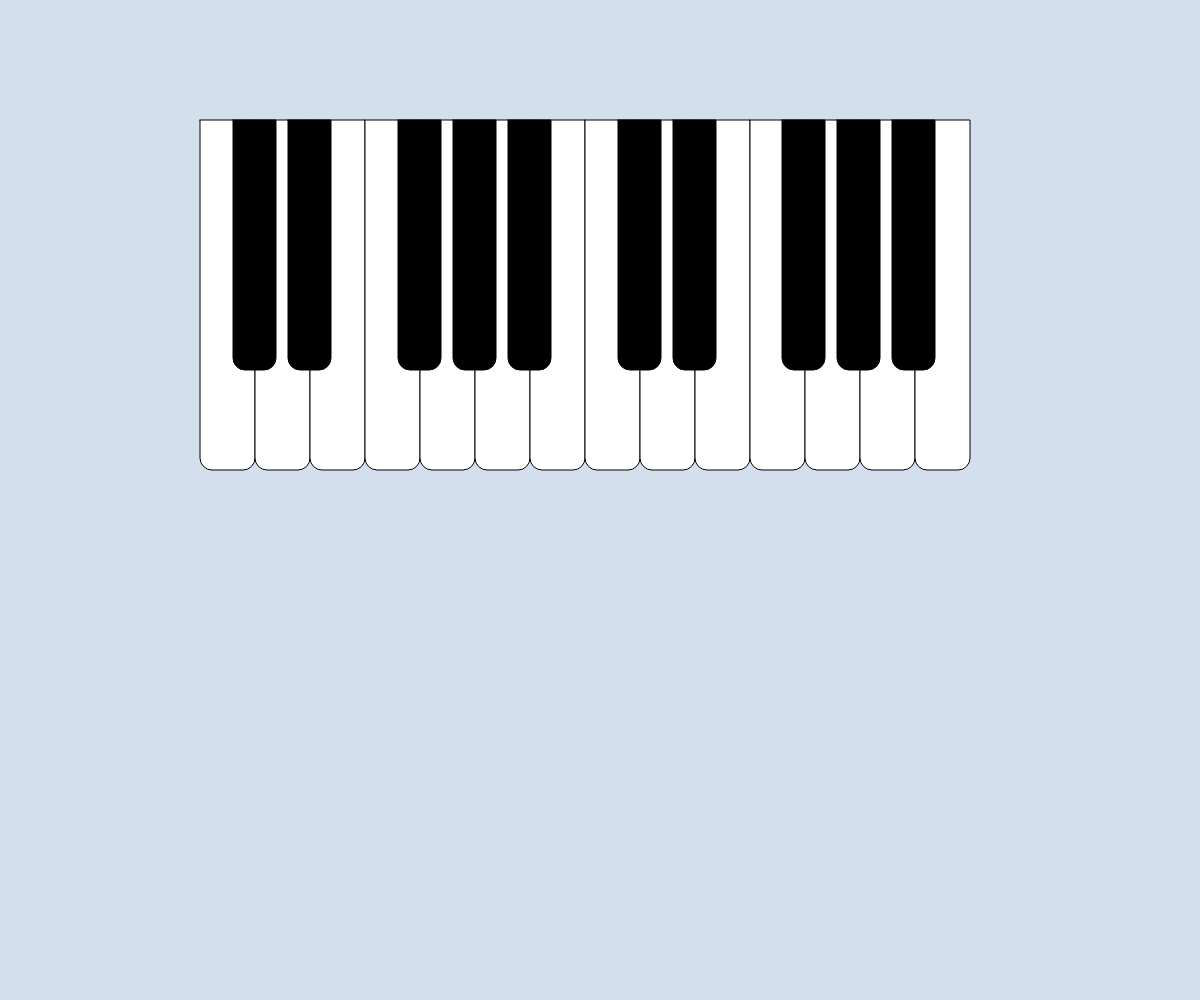
Frame 1 (no input)
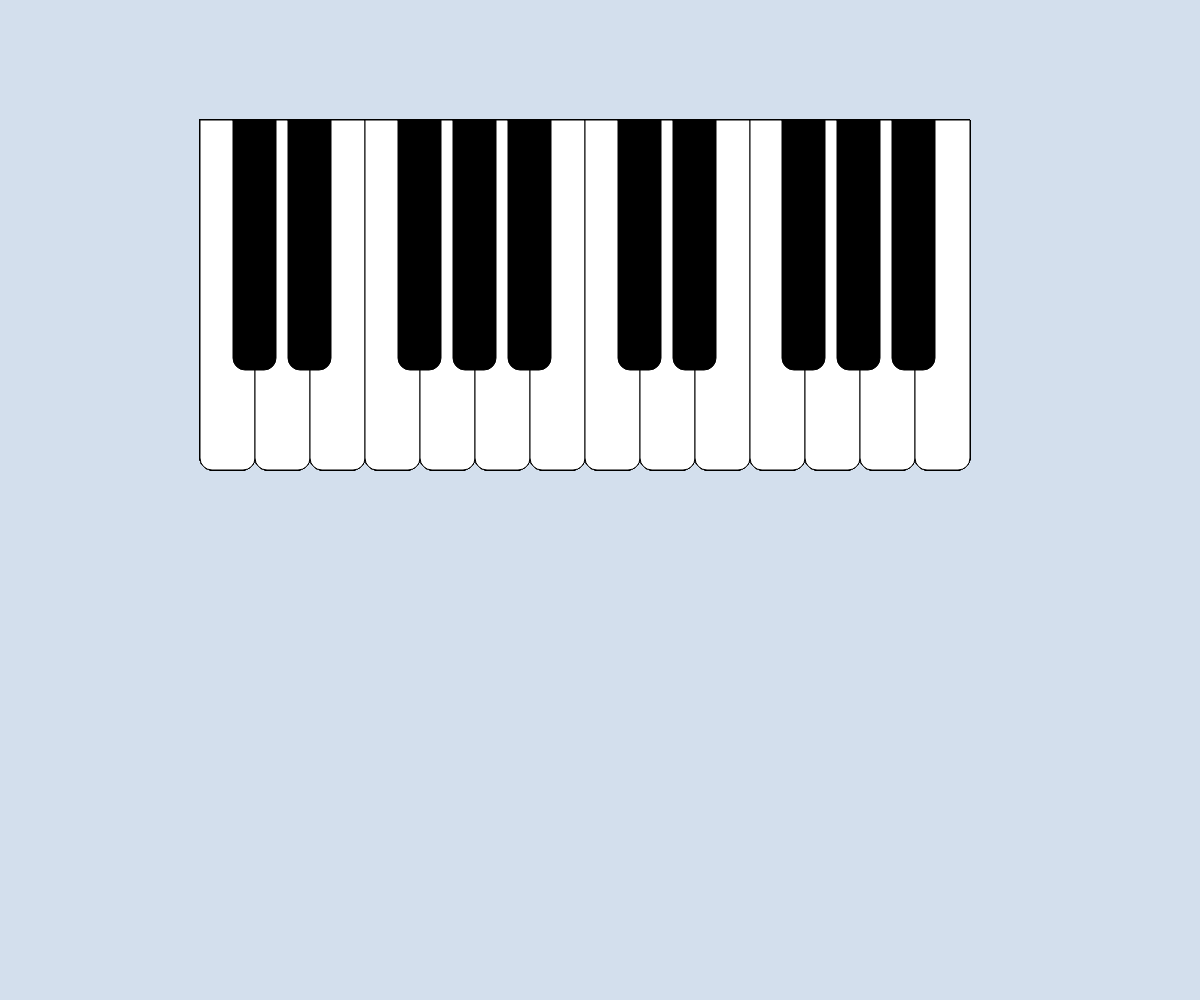
Frame 60 (no input)
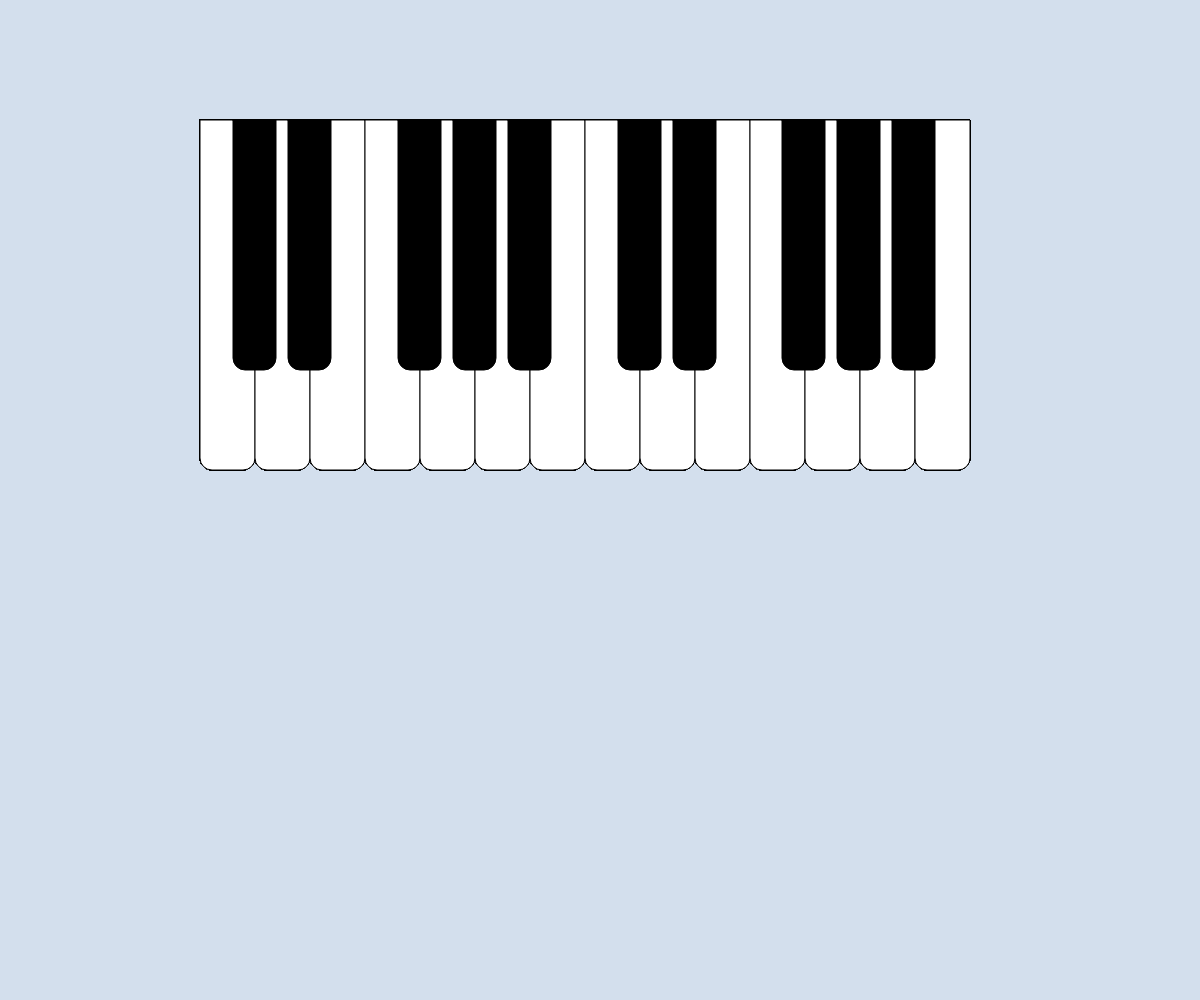
Frame 120 (the mouse pressed at the canvas centre since frame 60)

The p5.js sketch that drew these frames (run headless with seeded random() and noise() and a simulated clock; from frame 60 on, the mouse is pressed at the canvas centre):

// p5.js sketch
// ── sketch.js
function setup() {
    // put setup code here
    
    //to fill entire vvv
    createCanvas(innerWidth, innerHeight);
    background(211, 223, 237);
    
}


function draw() {
    
    //14 WHITE KEYS 
    for(let i = 0; i<14; i++){
        fill('white')  
        //rect(x,y,w,h,topL,topR,bottomR,bottomL)
        rect(200+i*55,120, 55, 350, 0, 0, 12, 12);
    }
    
    //BLACK KEYS 2 section
    for(let i = 0; i<2; i++){
        fill('black')  
        rect(233+i*55,120, 43, 250, 0, 0, 12, 12);
        rect(618+i*55,120, 43, 250, 0, 0, 12, 12);
    }
    
    //BLACK KEYS 3 section
    for(let i = 0; i<3; i++){
        fill('black')  
        rect(398+i*55,120, 43, 250, 0, 0, 12, 12);
        rect(782+i*55,120, 43, 250, 0, 0, 12, 12);
    }
}
